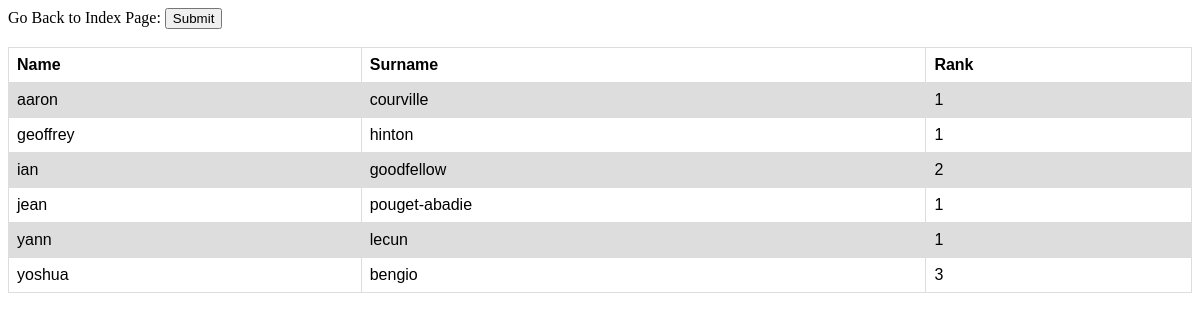
/rank_all_authors, run on an earlier commit of the app's database.
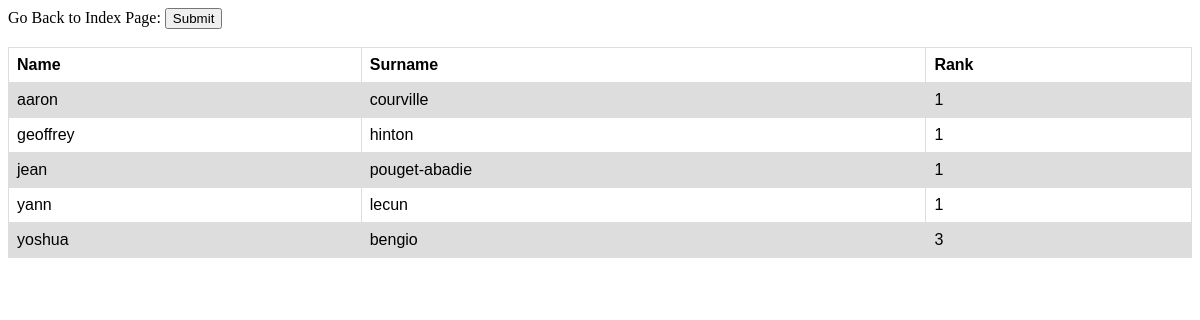
And on a later commit of the database.
### tables this page shows
CREATE TABLE authors (
            author_id INTEGER PRIMARY KEY AUTOINCREMENT, 
            author_name TEXT NOT NULL,
            author_surname TEXT NOT NULL,
            UNIQUE(author_name, author_surname) );

### app.py (the view)
@app.route('/rank_all_authors', methods=['GET'])
def rank_all_authors():
    if request.method == 'GET':
        connection = sqlite3.connect('sota.db')
        cursor = connection.cursor()
        authors_with_rank = cursor.execute("""SELECT author_name, author_surname, COUNT(*) FROM authors INNER JOIN paper_authors ON authors.author_id = paper_authors.author_id GROUP BY author_name, author_surname""").fetchall()
        for author_with_rank in authors_with_rank:
            print(author_with_rank)
        connection.close()
        return render_template("rank_all_authors.html", authors_with_rank=authors_with_rank)
    else:
        return abort(404)

### templates/rank_all_authors.html (shortened to what this page needs)
<!DOCTYPE html>
<html lang="en">
<head>
</head>
<body>
<form action="{{ url_for('index') }}" method="get">
    Go Back to Index Page:
    <input type="submit" value="Submit">
</form>
<br>
<table>
  <tr>
    <th>Name</th>
    <th>Surname</th>
    <th>Rank</th>
  </tr>
    {% for author_with_rank in authors_with_rank %}
        <tr>
            <td> {{ author_with_rank[0] }} </td>
            <td> {{ author_with_rank[1] }} </td>
            <td> {{ author_with_rank[2] }} </td>
        </tr>
    {% endfor %}
</table>
</body>
</html>

### templates/rank_all_authors.html (style rules this page uses)
table { font-family: arial, sans-serif; border-collapse: collapse; width: 100%; }
td, th { border: 1px solid #dddddd; text-align: left; padding: 8px; }
tr:nth-child(even) { background-color: #dddddd; }

What changed in the data, as far as the page shows it:
removed authors: author_name "ian", author_surname "goodfellow", author_with_rank "2"
